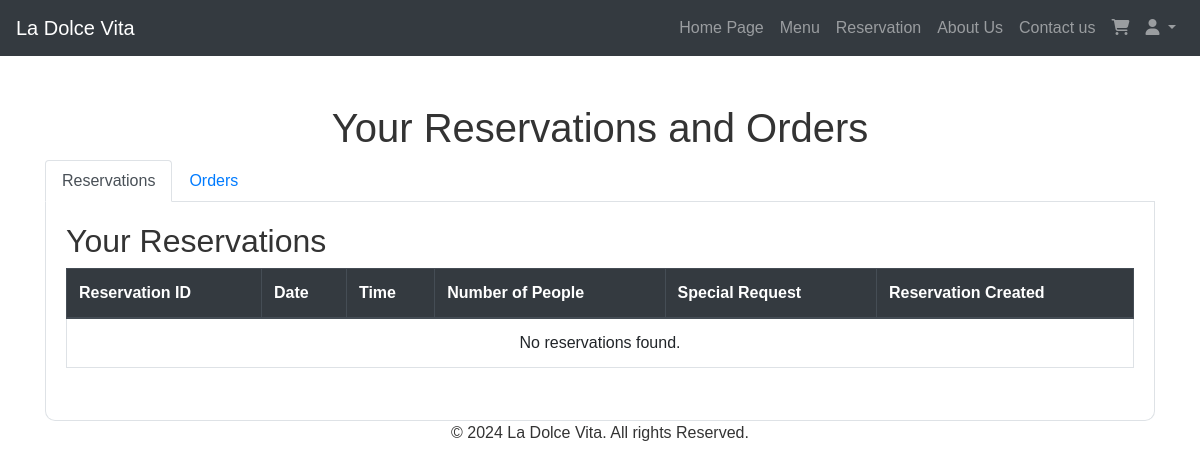
Before: /index.php?page=orders_and_reservations (signed in) with the older database file.
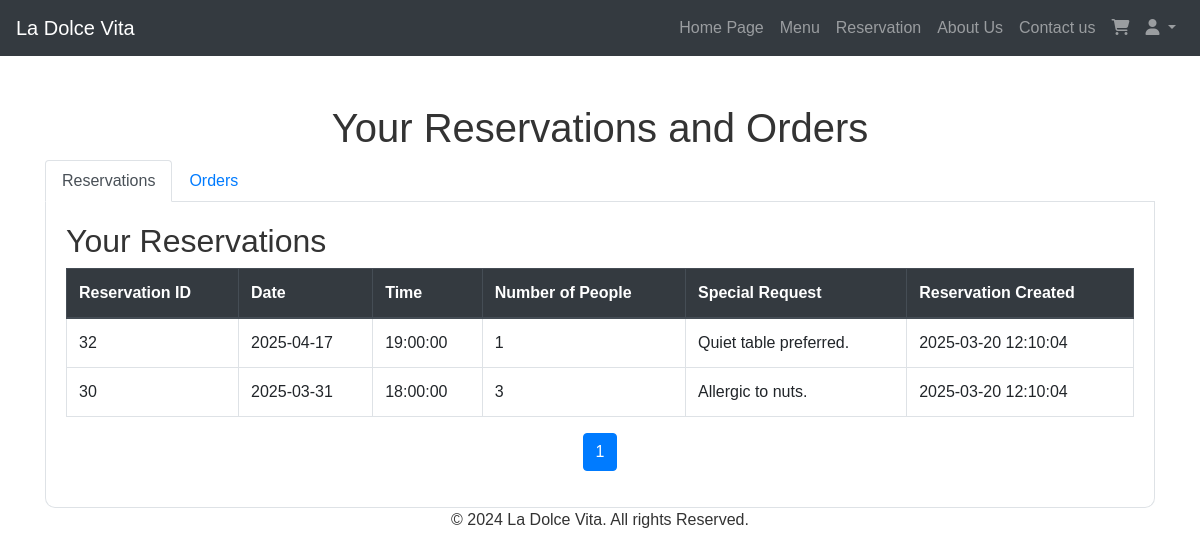
After: the same page with the newer database file.
### tables this page shows
CREATE TABLE IF NOT EXISTS `reservations` (
  `ReservationID` int NOT NULL AUTO_INCREMENT,
  `CustomerName` varchar(255) NOT NULL,
  `CustomerEmail` varchar(255) NOT NULL,
  `CustomerPhone` varchar(255) NOT NULL,
  `ReservationDate` date NOT NULL,
  `ReservationTime` time NOT NULL,
  `NumberOfPeople` int NOT NULL,
  `SpecialRequest` text,
  `CreatedAt` timestamp NULL DEFAULT CURRENT_TIMESTAMP,
  PRIMARY KEY (`ReservationID`)
);

### src/controller/myordersandreservations.php (the view, shortened to what this page needs)
<?php
require_once __DIR__ . '/../../config/config.php';
$username = $_SESSION['username'];
$rpage = isset($_GET['rpage']) ? (int)$_GET['rpage'] : 1;
$res_limit = 5;
$res_offset = ($rpage - 1) * $res_limit;
$sql_count_res = "SELECT COUNT(*) AS total FROM reservations WHERE CustomerEmail = (SELECT Email FROM accounts WHERE Username = ?)";
$stmt_count_res = mysqli_prepare($mysqli, $sql_count_res);
mysqli_stmt_bind_param($stmt_count_res, "s", $username);
mysqli_stmt_execute($stmt_count_res);
$result_count_res = mysqli_stmt_get_result($stmt_count_res);
$count_row = mysqli_fetch_assoc($result_count_res);
$total_reservations = $count_row['total'];
$total_res_pages = ceil($total_reservations / $res_limit);
$sql_reservations = "SELECT * FROM reservations WHERE CustomerEmail = (SELECT Email FROM accounts WHERE Username = ?) LIMIT ? OFFSET ?";
$stmt_res = mysqli_prepare($mysqli, $sql_reservations);
mysqli_stmt_bind_param($stmt_res, "sii", $username, $res_limit, $res_offset);
mysqli_stmt_execute($stmt_res);
$result_reservations = mysqli_stmt_get_result($stmt_res);
?>
<!DOCTYPE html>
<html lang="en">
<head>
    <link rel="stylesheet" href="https://cdnjs.cloudflare.com/ajax/libs/font-awesome/5.15.4/css/all.min.css">
    <link rel="stylesheet" href="https://stackpath.bootstrapcdn.com/bootstrap/4.5.2/css/bootstrap.min.css">
    <link rel="stylesheet" href="/assets/css/styles.css">
</head>
<body>
    <?php require_once realpath(__DIR__ . '/../views/header.php'); ?>
    <div class="container mt-5 ">
        <h1 class="text-center">Your Reservations and Orders</h1>
        <ul class="nav nav-tabs" id="myTab" role="tablist">
            <li class="nav-item">
                <a class="nav-link active" id="reservations-tab" data-toggle="tab" href="#reservations" role="tab" aria-controls="reservations" aria-selected="true">Reservations</a>
            </li>
            <li class="nav-item">
                <a class="nav-link" id="orders-tab" data-toggle="tab" href="#orders" role="tab" aria-controls="orders" aria-selected="false">Orders</a>
            </li>
        </ul>
        <div class="tab-content" id="myTabContent">
            <div class="tab-pane fade show active table-responsive" id="reservations" role="tabpanel" aria-labelledby="reservations-tab">
                <h2>Your Reservations</h2>
                <table class="table table-hover table-bordered">
                    <thead class="thead-dark">
                        <tr>
                            <th>Reservation ID</th>
                            <th>Date</th>
                            <th>Time</th>
                            <th>Number of People</th>
                            <th>Special Request</th>
                            <th>Reservation Created</th>
                        </tr>
                    </thead>
                    <tbody>
                        <?php if (mysqli_num_rows($result_reservations) > 0): ?>
                            <?php while ($row = mysqli_fetch_assoc($result_reservations)): ?>
                                <tr>
                                    <td><?= htmlspecialchars($row['ReservationID']) ?></td>
                                    <td><?= htmlspecialchars($row['ReservationDate']) ?></td>
                                    <td><?= htmlspecialchars($row['ReservationTime']) ?></td>
                                    <td><?= htmlspecialchars($row['NumberOfPeople']) ?></td>
                                    <td><?= htmlspecialchars($row['SpecialRequest']) ?></td>
                                    <td><?= htmlspecialchars($row['CreatedAt']) ?></td>
                                </tr>
                            <?php endwhile; ?>
                        <?php else: ?>
                            <tr>
                                <td colspan="6" class="text-center">No reservations found.</td>
                            </tr>
                        <?php endif; ?>
                    </tbody>
                </table>
                <nav aria-label="Reservations Pagination">
                    <ul class="pagination justify-content-center">
                        <?php for($i = 1; $i <= $total_res_pages; $i++): ?>
                            <li class="page-item <?= ($i == $rpage) ? 'active' : '' ?>">
                                <a class="page-link" href="?rpage=<?= $i ?><?= isset($_GET['opage']) ? '&opage=' . $_GET['opage'] : '' ?>#reservations"><?= $i ?></a>
                            </li>
                        <?php endfor; ?>
                    </ul>
                </nav>
            </div>
        </div>
    </div>
    <footer class="footer">
        <div class="container text-center">
            <p>&copy; 2024 La Dolce Vita. All rights Reserved. </p>
        </div>
    </footer>
</body>
</html>

Changed rows visible on the page:
added reservations: ReservationID "32", ReservationDate "2025-04-17", ReservationTime "19:00:00", NumberOfPeople "1", SpecialRequest "Quiet table preferred.", CreatedAt "2025-03-20 12:10:04"
added reservations: ReservationID "30", ReservationDate "2025-03-31", ReservationTime "18:00:00", NumberOfPeople "3", SpecialRequest "Allergic to nuts.", CreatedAt "2025-03-20 12:10:04"
Other visible differences:
new list line: "1"
text no longer shown: "No reservations found."
